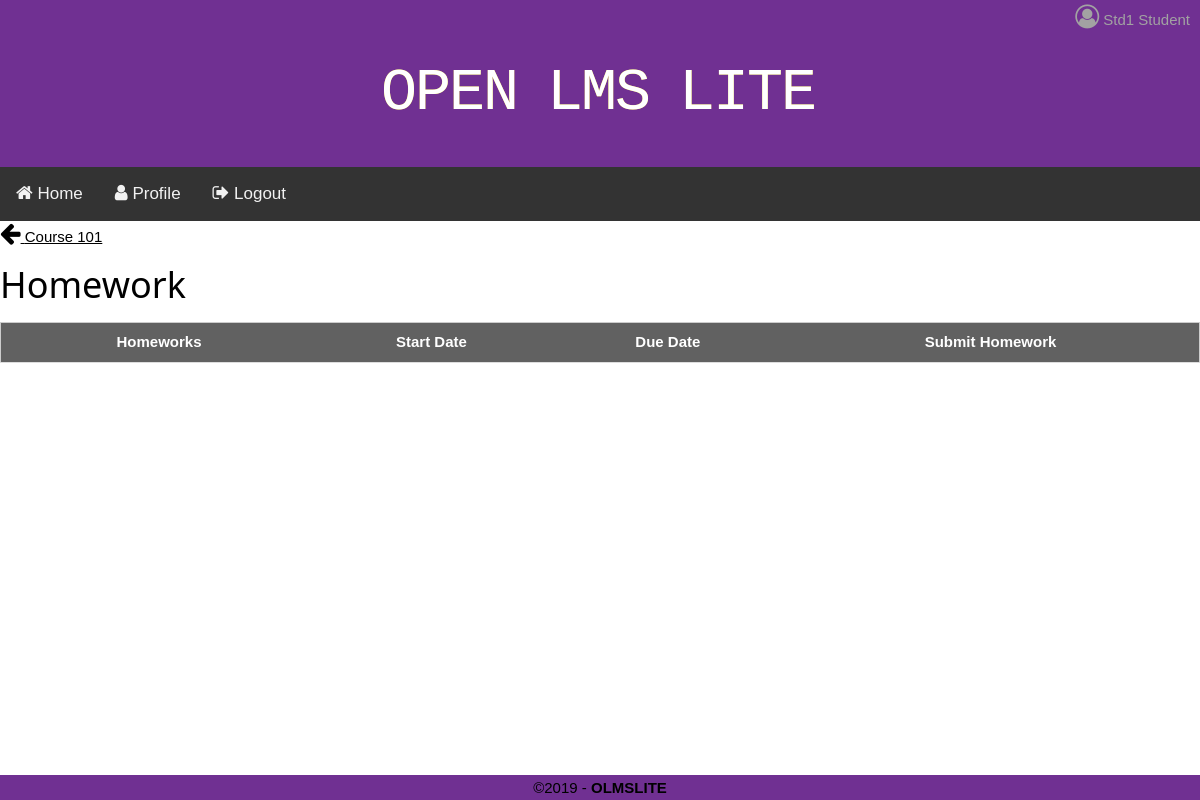
/courses/1/Homework/ (signed in), run on the app's committed database.
### accounts/models.py (models this page shows, shortened)
class User(AbstractBaseUser):
    email = models.CharField(max_length=255, unique=True)
    first_name = models.CharField(max_length=255, blank=True)
    last_name = models.CharField(max_length=255, blank=True)
    active = models.BooleanField(default=True)
    staff = models.BooleanField(default=False)
    admin = models.BooleanField(default=False)
    courses = models.ManyToManyField('courses.Course')
    profile_photo = models.ImageField(upload_to=photo_upload_address, blank=True)
    USER_TYPE_CHOICES = (
        (2, 'student'),
        (1, 'professor'),
        (0, 'admin'),
    )
    role = models.SmallIntegerField(choices=USER_TYPE_CHOICES, blank=True)
    USERNAME_FIELD = 'email'
    REQUIRED_FIELDS = []
    objects = UserManager()
    @property
    def is_active(self):
        return self.active

### courses/models.py (models this page shows, shortened)
class Course(models.Model):
	prof			= models.ForeignKey('accounts.Professor', on_delete=models.CASCADE, blank=True, default=None)
	students		= models.ManyToManyField('accounts.Student')
	course_name 	= models.CharField(max_length=255, unique=True)
	description		= models.TextField(blank=True)
	quizes			= models.ManyToManyField(Quiz)
	surveys 		= models.ManyToManyField(Survey)
	homeworks		= models.ManyToManyField(Homework)

### courses/views.py (the view)
# urls.py: path('courses/<int:id>/Homework/', courseView.homework_view, name='homework_list'),
def homework_view(request,id):
	context_dict = {}
	course = Course.objects.get(id=id)
	homework = Course.objects.get(id=id).homeworks.all()
	context_dict['homework'] = homework
	context_dict['course'] = course
	return render(request,'homework_list.html',context_dict)

### templates/homework_list.html (shortened to what this page needs)
{% extends 'base.html' %}
{% load static %}
{% block content %}
{% if user.role == 2 %}
    <a href="{% url 'course_page' id=course.id %}"><i class="fa fa-arrow-left" style="font-size:24px"></i> {{ course.course_name }}</a>
    <h1>Homework</h1>
    <table class="w3-table-all w3-centered">
        <tbody>
        <tr class="quiztablerow w3-dark-gray">
            <th class="tablerowheader">Homeworks</th>
            <th class="tablerowheader">Start Date</th>
            <th class="tablerowheader">Due Date</th>
            <th class="tablerowheader">Submit Homework</th>
        </tr>
        </tbody>
    </table>
{% endif %}
{% endblock content %}

### templates/base.html (shortened to what this page needs)
{% load static %}
<!doctype html>
<html lang="en-US">
<head>
	<link rel="stylesheet" href="https://cdnjs.cloudflare.com/ajax/libs/font-awesome/4.7.0/css/font-awesome.min.css">
    <link rel="stylesheet" type = "text/css" href="{% static '/css/main.css' %}">
    <link rel="stylesheet" type = "text/css" href="{% static '/css/w3.css' %}">
    <link rel="stylesheet" type = "text/css" href="{% static '/css/logo.css' %}">
</head>
<body>
  <header id="titlebar">
  {% if user.is_authenticated and user.profile_photo.url %}
      <p id="hellomessage"><a href="{% url 'profile' %}"><img src="{{ user.profile_photo.url }}"></a>{{ user.first_name }} {{ user.last_name }}</p>
      {% elif user.is_authenticated %}
      <p id="hellomessage"><a href="{% url 'profile' %}"><i class="fa fa-user-circle-o" style="font-size:24px"></i></a>{{ user.first_name }} {{ user.last_name }}</p>
  {% endif %}
  	<a href={% url 'index' %}>
        <pre class="logo" id="logo"><div class="wrapper" style="width: 34px; height: 90px; top: 0px;"><span class="letter-1">O</span><span class="letter-2">O</span></div><div class="wrapper" style="width: 34px; height: 90px; top: 0px;"><span class="letter-1">P</span><span class="letter-2">P</span></div><div class="wrapper" style="width: 34px; height: 90px; top: 0px;"><span class="letter-1">E</span><span class="letter-2">E</span></div><div class="wrapper" style="width: 34px; height: 90px; top: 0px;"><span class="letter-1">N</span><span class="letter-2">N</span></div><div class="wrapper" style="width: 30px; height: 0px; top: 0px;"></div><div class="wrapper" style="width: 34px; height: 90px; top: 0px;"><span class="letter-1">L</span><span class="letter-2">L</span></div><div class="wrapper" style="width: 34px; height: 90px; top: 0px;"><span class="letter-1">M</span><span class="letter-2">M</span></div><div class="wrapper" style="width: 34px; height: 90px; top: 0px;"><span class="letter-1">S</span><span class="letter-2">S</span></div><div class="wrapper" style="width: 30px; height: 0px; top: 0px;"></div><div class="wrapper" style="width: 34px; height: 90px; top: 0px;"><span class="letter-1">L</span><span class="letter-2">L</span></div><div class="wrapper" style="width: 34px; height: 90px; top: 0px;"><span class="letter-1">I</span><span class="letter-2">I</span></div><div class="wrapper" style="width: 34px; height: 90px; top: 0px;"><span class="letter-1">T</span><span class="letter-2">T</span></div><div class="wrapper" style="width: 34px; height: 90px; top: 0px;"><span class="letter-1">E</span><span class="letter-2">E</span></div></pre>
  {% block navbar %}
    <nav>
       <div class="topnav" id="myTopnav">
       <a href="{% url 'index' %}"><i class="fa fa-home" style="font-size:18px"></i> Home</a>
          <a href="{% url 'profile' %}"><i class="fa fa-user" style="font-size:18px"></i> Profile</a>
          {% if user.is_authenticated %}
              <a href="{% url 'logout' %}"><i class="fa fa-sign-out" style="font-size:18px"></i> Logout</a>
          {% else %}
            <a href="{% url 'login' %}"><i class="fa fa-sign-in" style="font-size:18px"></i> Login</a>
          {% endif %}
      </div>
    </nav>
  {% endblock navbar %}
  </header>
  {% block content %}
  {% endblock content %}
  <footer>
	<div class="copyright">&copy;2019 - <strong>OLMSLITE</strong></div>
  </footer>
</body>
</html>

### static/css/main.css (style rules this page uses)
* { box-sizing: border-box; margin: 0; padding: 0; outline: 0; font-size: 100%; vertical-align: baseline; background: transparent; }
body { margin: 0; font-family: Arial, Helvetica, sans-serif; }
a pre { margin: auto; margin-left: auto; }
footer { text-align: center; height: 25px; line-height: 25px; z-index: -1; bottom: 0; width: 100%; display: block; }
.logo { font-size: 60px; width: fit-content; color: #eaeaea; }
#hellomessage { color: #a2a2a2; text-align: right; padding-right: 10px; }
.topnav { overflow: hidden; background-color: #333; }
.topnav a { float: left; display: block; color: #f2f2f2; text-align: center; padding: 14px 16px; text-decoration: none; font-size: 17px; }
#titlebar { background-color: #703092; text-align: center; }
.copyright { text-align: center; background-color: #703092; height: 25px; line-height: 25px; position: fixed; bottom: 0; width: 100%; display: block; }
p#hellomessage img, p#hellomessage i { width: 40px; height: 40px; border-radius: 50%; margin: 4px; }

### static/css/w3.css (style rules this page uses)
html { box-sizing:border-box }
*,*:before,*:after { box-sizing:inherit }
html { -ms-text-size-adjust:100%;-webkit-text-size-adjust:100% }
body { margin:0 }
article,aside,details,figcaption,figure,footer,header,main,menu,nav,section,summary { display:block }
a { background-color:transparent;-webkit-text-decoration-skip:objects }
code,kbd,pre,samp { font-family:monospace,monospace;font-size:1em }
html,body { font-family:Verdana,sans-serif;font-size:15px;line-height:1.5 }
html { overflow-x:hidden }
h1 { font-size:36px }
h1,h2,h3,h4,h5,h6 { font-family:"Segoe UI",Arial,sans-serif;font-weight:400;margin:10px 0 }
a { color:inherit }
.w3-table,.w3-table-all { border-collapse:collapse;border-spacing:0;width:100%;display:table }
.w3-table-all { border:1px solid #ccc }
.w3-bordered tr,.w3-table-all tr { border-bottom:1px solid #ddd }
.w3-table-all tr:nth-child(odd) { background-color:#fff }
.w3-centered tr th,.w3-centered tr td { text-align:center }
.w3-table td,.w3-table th,.w3-table-all td,.w3-table-all th { padding:8px 8px;display:table-cell;text-align:left;vertical-align:top }
.w3-table th:first-child,.w3-table td:first-child,.w3-table-all th:first-child,.w3-table-all td:first-child { padding-left:16px }
.w3-dark-grey,.w3-hover-dark-grey:hover,.w3-dark-gray,.w3-hover-dark-gray:hover { color:#fff!important;background-color:#616161!important }

### static/css/logo.css (style rules this page uses)
#logo .wrapper { display: inline-block; top: -900px; position: relative; width: 90px; transition: ease 0.1s all; }
#logo .wrapper span { position: absolute; top: 0; right: 0; transition: ease 0.1s all; }
#logo .wrapper span.letter-2 { color: rgba(255, 252, 0, 0.84); }
#logo .wrapper span.letter-1 { color: rgb(255, 255, 255); z-index: 1; }

### data on the page
User: first_name "Std1", last_name "Student"
Course: course_name "Course 101"
